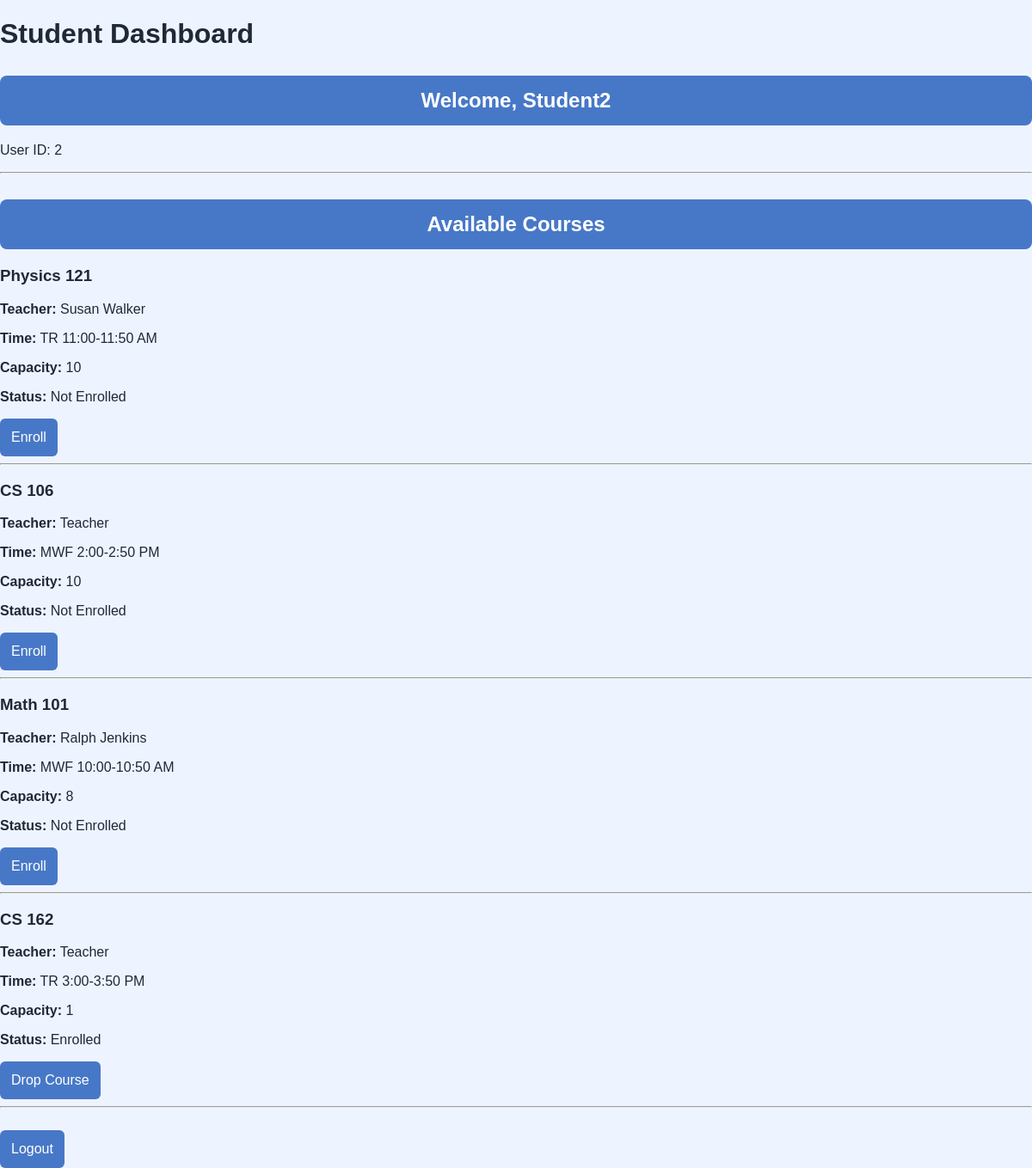
The page /student (signed in) on the database its author committed.
### app.py (models this page shows)
class User(db.Model):
    id = db.Column(db.Integer, primary_key=True)
    username = db.Column(db.String(50))
    password = db.Column(db.String(50))
    name = db.Column(db.String(100))
    role = db.Column(db.String(20))

class Course(db.Model):
    id = db.Column(db.Integer, primary_key=True) #course ID
    name = db.Column(db.String(100)) #course name
    teacher = db.Column(db.String(100)) #course teacher
    time = db.Column(db.String(100)) #course times
    capacity = db.Column(db.Integer) #course capacity
    enrollments = db.relationship("Enrollment", backref="course") #number of enrollments

### app.py (the view)
@app.route("/student")
def student():
    user = User.query.get(session["user_id"])
    courses = Course.query.all()
    enrolled = Enrollment.query.filter_by(student_id=user.id).all()
    enrolled_ids = [e.course_id for e in enrolled]
    return render_template(
        "student.html",
        user=user,
        courses=courses,
        enrolled_ids=enrolled_ids
    )

### templates/student.html (shortened to what this page needs)
<!DOCTYPE html>
<html>
<head>
     <link rel="stylesheet" href="/static/style.css">
</head>
<body>
    <h1>Student Dashboard</h1>
    <h2>Welcome, {{ user.name }}</h2>
    <p>User ID: {{ user.id }}</p>
    <hr>
    <h2>Available Courses</h2>
    {% for course in courses %}
        <div>
            <h3>{{ course.name }}</h3>
            <p><strong>Teacher:</strong> {{ course.teacher }}</p>
            <p><strong>Time:</strong> {{ course.time }}</p>
            <p><strong>Capacity:</strong> {{ course.capacity }}</p>
            {% if course.id in enrolled_ids %}
                <p><strong>Status:</strong> Enrolled</p>
                <a href="/drop_course/{{ course.id }}">
                    <button>Drop Course</button>
                </a>
            {% else %}
                <p><strong>Status:</strong> Not Enrolled</p>
                <a href="/add_course/{{ course.id }}">
                    <button>Enroll</button>
                </a>
            {% endif %}
        </div>
        <hr>
    {% endfor %}
    <br>
    <a href="/logout">
        <button>Logout</button>
    </a>
</body>
</html>

### static/style.css (style rules this page uses)
* { box-sizing: border-box; }
body { margin: 0; font-family: Arial, Helvetica, sans-serif; background-color: #eef4ff; color: #1f2937; }
.login-card button, button { padding: 13px; background-color: #4778c7; color: white; border: none; border-radius: 6px; font-size: 16px; cursor: pointer; }
h2 { text-align: center; background-color: #4778c7; color: white; padding: 15px; border-radius: 8px; margin-top: 30px; }

### rows shown on the page
User: name "Student2", id "2"
Course: name "Physics 121", teacher "Susan Walker", time "TR 11:00-11:50 AM", capacity "10"
Course: name "CS 106", teacher "Teacher", time "MWF 2:00-2:50 PM", capacity "10"
Course: name "Math 101", teacher "Ralph Jenkins", time "MWF 10:00-10:50 AM", capacity "8"
Course: name "CS 162", teacher "Teacher", time "TR 3:00-3:50 PM", capacity "1"
